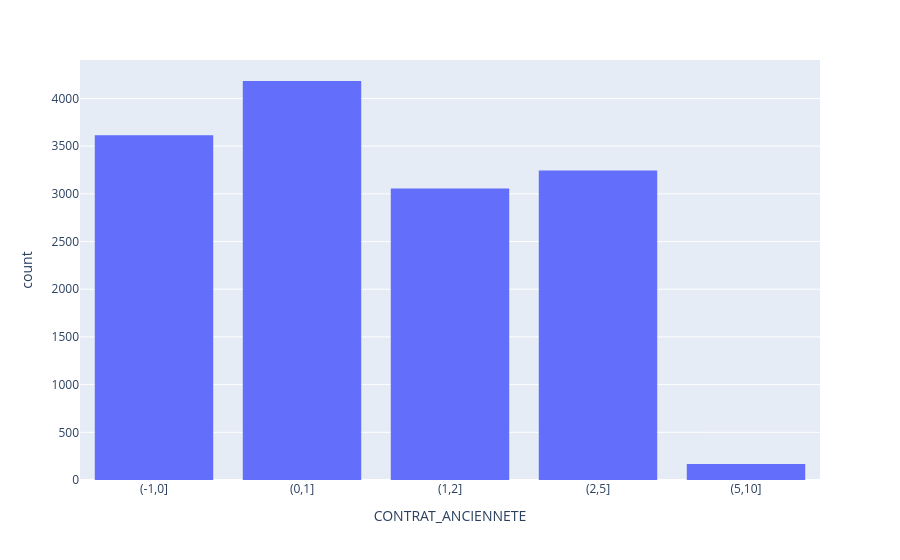

The cell this chart's notebook holds for it:
### Markdown cell above
**Réaliser les graphiques pour autres variables présentes dans la base**

### Code cell
fig = px.histogram(
    data_set,
    x="CONTRAT_ANCIENNETE",
    category_orders={
        "CONTRAT_ANCIENNETE": ["(-1,0]", "(0,1]", "(1,2]", "(2,5]", "(5,10]"],
    },
)
fig.show()

### Figure 1 — Plotly figure (JSON) as saved in the notebook; plotly's stock layout.template omitted (floating-point values rounded to 4 significant figures; data arrays with more than 128 entries replaced by an {"elided": "..."} marker saying what was removed)
{"data": [{"bingroup": "x", "hovertemplate": "CONTRAT_ANCIENNETE=%{x}<br>count=%{y}<extra></extra>", "legendgroup": "", "marker": {"color": "#636efa", "pattern": {"shape": ""}}, "name": "", "orientation": "v", "showlegend": false, "type": "histogram", "x": {"elided": "14264 str values"}, "xaxis": "x", "yaxis": "y"}], "layout": {"barmode": "relative", "legend": {"tracegroupgap": 0}, "margin": {"t": 60}, "xaxis": {"anchor": "y", "categoryarray": ["(-1,0]", "(0,1]", "(1,2]", "(2,5]", "(5,10]"], "categoryorder": "array", "domain": [0, 1], "title": {"text": "CONTRAT_ANCIENNETE"}}, "yaxis": {"anchor": "x", "domain": [0, 1], "title": {"text": "count"}}}}
